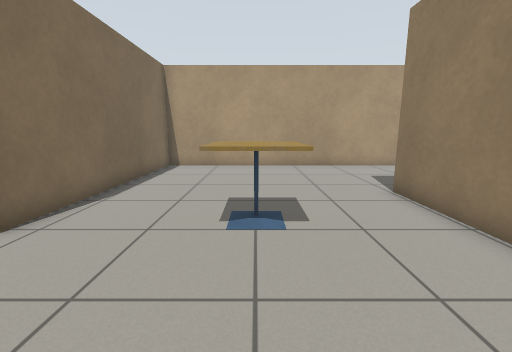
[1] (above)

16 first-person views from a walk through a robot-simulator world made for Gazebo. The camera is 0.9 m above the floor, tilts 10° down and sees 90° across. The floor is counted in squares, 0.5 m on a side. Each view is taken from the middle of a square. On the plan, view 1 faces up. The plan holds only what a view shows up to about 15 squares ahead; the rest is blank. Simple patterns stand in for the simulator's built-in surfaces.

[2]
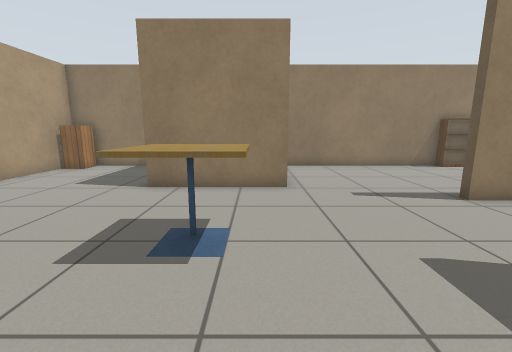

[3]
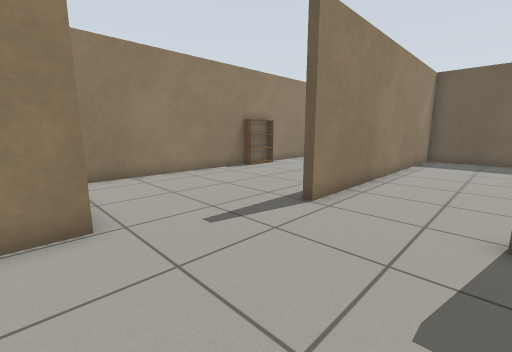

[4]
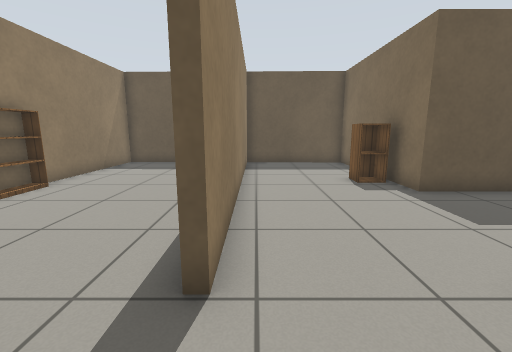

[5]
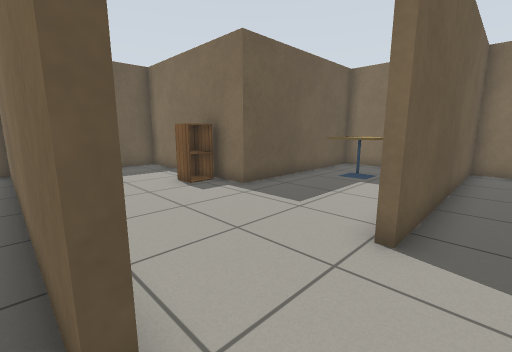

[6]
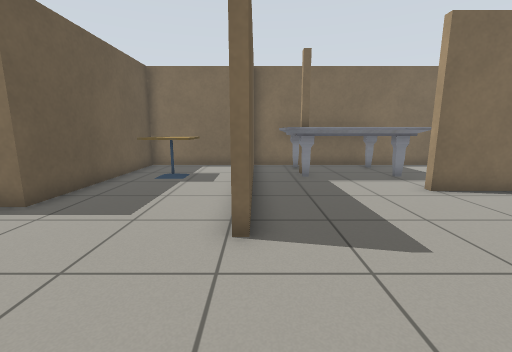

[7]
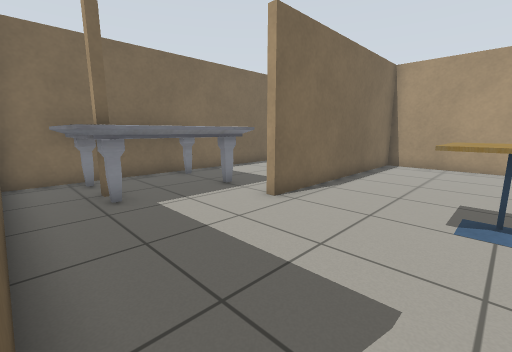

[8]
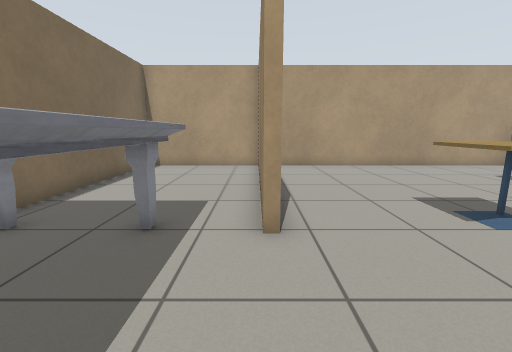

[9]
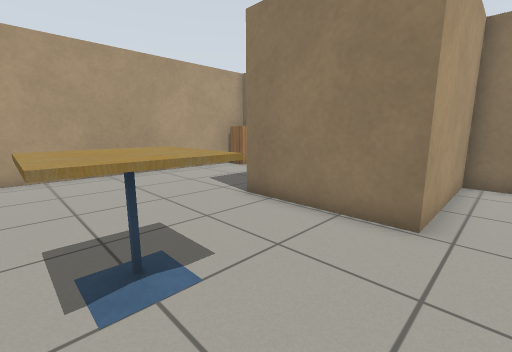

[10]
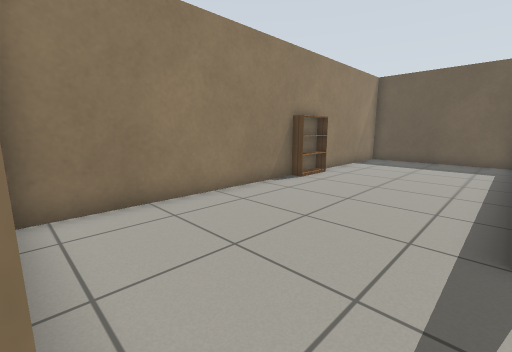

[11]
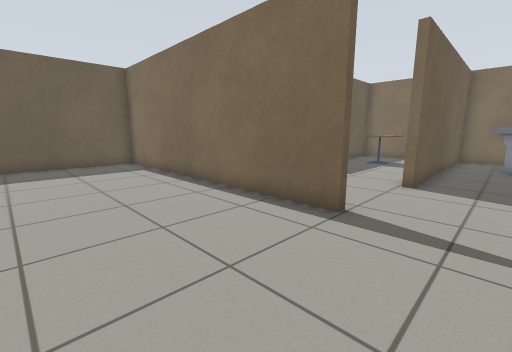

[12]
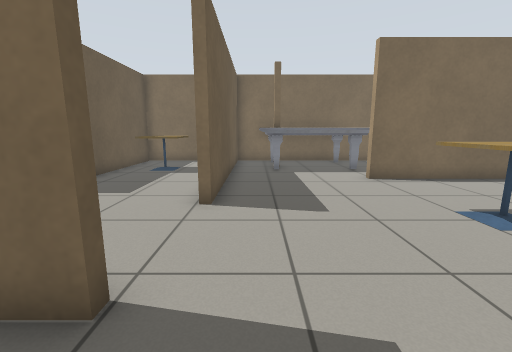

[13]
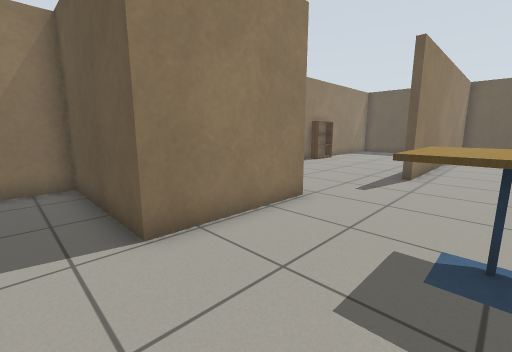

[14]
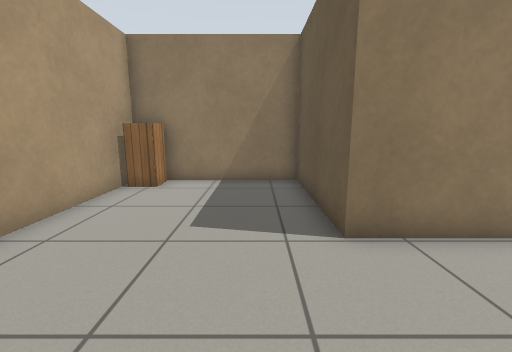

[15]
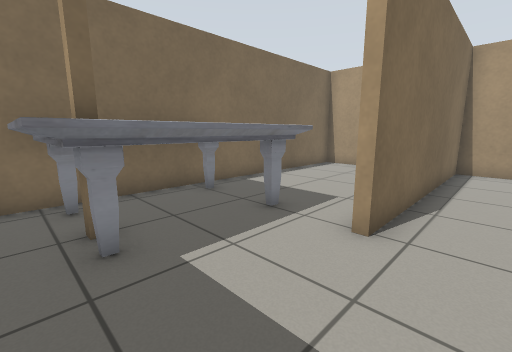

[16]
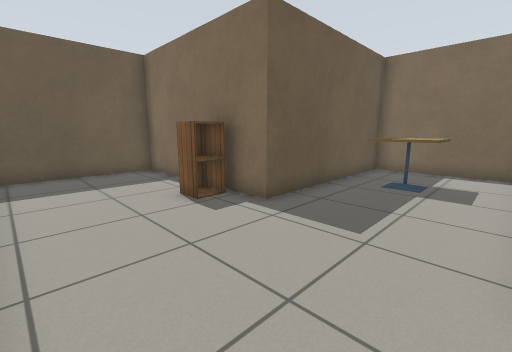

### Floor plan
Ten units are one square. View 1 is at (0, 0); x grows to the right and y downward. Boxes are objects, and circles mark ways between rooms. Rooms are numbered by the first view taken in them; rooms with no view inside come last. Other rooms are left out.
<svg viewBox="-111 -140 221 284">
<path fill="none" stroke="#000" d="M28 15 28 138 93 139 93 76M-56 11 -11 11 -11 15M93 52 93 -30 41 -30 41 -75 93 -75 93 -112M-106 19 -106 65 -29 65 -29 137 25 138 25 15M75 -134 -46 -134 -46 -42M-49 -42 -49 -84M-49 -101 -49 -109M-48 -134 -106 -134 -106 11 -56 11"/>
<rect x="-85" y="35" width="30" height="20" fill="#bbb"><title>cafe table</title></rect>
<rect x="-25" y="75" width="10" height="10" fill="#bbb"><title>cabinet</title></rect>
<rect x="-15" y="-65" width="30" height="30" fill="#bbb"><title>cafe table</title></rect>
<rect x="75" y="-135" width="20" height="20" fill="#bbb"><title>cabinet</title></rect>
<rect x="85" y="55" width="20" height="20" fill="#bbb"><title>bookshelf</title></rect>
<rect x="-105" y="-55" width="40" height="60" fill="#bbb"><title>marble table</title></rect>
<rect x="-105" y="-55" width="20" height="20" fill="#bbb"><title>marble table</title></rect>
<circle cx="-50" cy="-20" r="3" fill="#2a7"/>
<text x="20" y="0">1</text>
<text x="-80" y="-70">2</text>
</svg>
Room 1 opens to room 2.

Where each view was taken, in squares from view 1:
view 1: 0 up, 0 right, facing up
view 2: 4 up, 4 left, facing right
view 3: 4 up, 1 left, facing down-right
view 4: 1 up, 2 right, facing down
view 5: 0 up, 3 right, facing down-left
view 6: 1 down, 3 right, facing left
view 7: 1 down, 0 right, facing up-left
view 8: 0 up, 5 left, facing up
view 9: 2 up, 1 left, facing up-right
view 10: 3 up, 3 right, facing down-right
view 11: 1 up, 8 right, facing down-left
view 12: 0 up, 5 right, facing left
view 13: 9 up, 0 right, facing down-right
view 14: 9 up, 0 right, facing right
view 15: 0 up, 3 left, facing up-left
view 16: 2 down, 2 right, facing down-left
